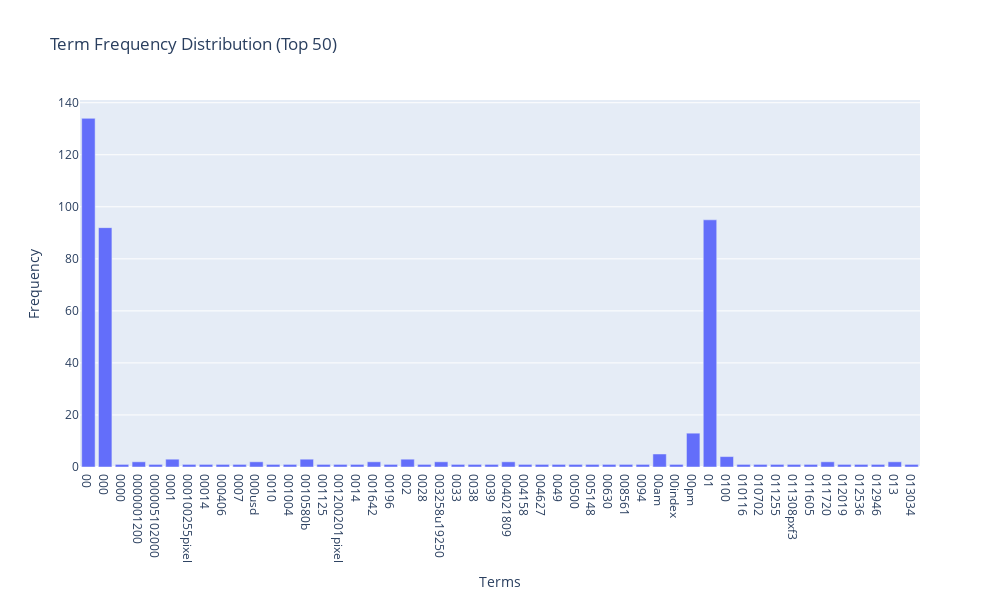

Notebook cell for this chart:
### Markdown cell above
### >>> **Exercise 13 (take home):** 
The chart above only contains 300 vocabulary in the documents, and it's already computationally intensive to both compute and visualize. Can you efficiently reduce the number of terms you want to visualize as an exercise.

### Code cell
# Answer here
sample_size = 50
fig = go.Figure(data=[go.Bar(x=count_vect.get_feature_names_out()[:sample_size], 
                             y=term_frequencies[:sample_size])])
fig.update_layout(title=f'Term Frequency Distribution (Top {sample_size})',
                  xaxis_title='Terms',
                  yaxis_title='Frequency',
                  height=600,
                  width=1000)
fig.show()

### Figure 1 — Plotly figure (JSON) as saved in the notebook; plotly's stock layout.template omitted (floating-point values rounded to 4 significant figures)
{"data": [{"type": "bar", "x": ["00", "000", "0000", "0000001200", "000005102000", "0001", "000100255pixel", "00014", "000406", "0007", "000usd", "0010", "001004", "0010580b", "001125", "001200201pixel", "0014", "001642", "00196", "002", "0028", "003258u19250", "0033", "0038", "0039", "004021809", "004158", "004627", "0049", "00500", "005148", "00630", "008561", "0094", "00am", "00index", "00pm", "01", "0100", "010116", "010702", "011255", "011308pxf3", "011605", "011720", "012019", "012536", "012946", "013", "013034"], "y": [134, 92, 1, 2, 1, 3, 1, 1, 1, 1, 2, 1, 1, 3, 1, 1, 1, 2, 1, 3, 1, 2, 1, 1, 1, 2, 1, 1, 1, 1, 1, 1, 1, 1, 5, 1, 13, 95, 4, 1, 1, 1, 1, 1, 2, 1, 1, 1, 2, 1]}], "layout": {"height": 600, "title": {"text": "Term Frequency Distribution (Top 50)"}, "width": 1000, "xaxis": {"title": {"text": "Terms"}}, "yaxis": {"title": {"text": "Frequency"}}}}
